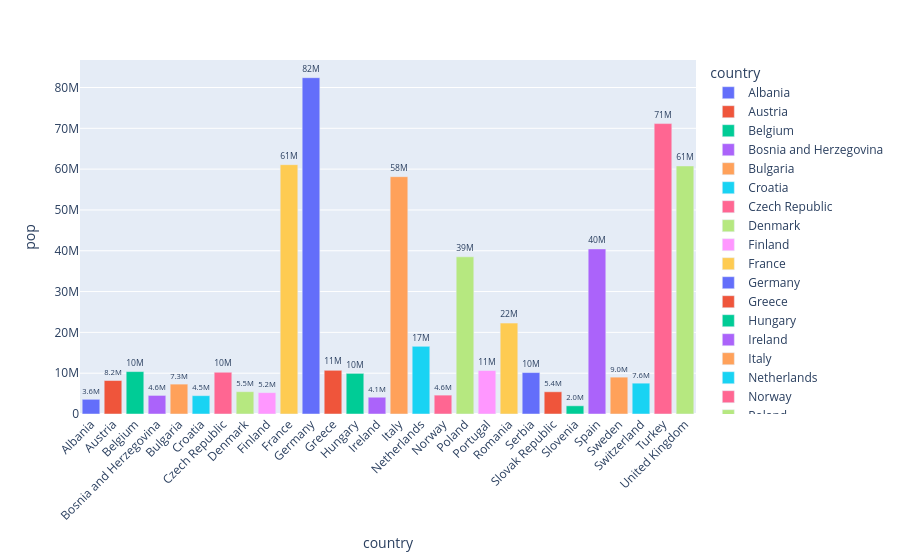

Notebook code for this chart:
### Code cell
df_europe = px.data.gapminder().query("continent == 'Europe' and year == 2007 and pop > 2.e6")
fig = px.bar(df_europe, y = 'pop', x = 'country', text = 'pop', color = 'country')

fig.update_traces(texttemplate = '%{text:.2s}', textposition = 'outside')
fig.update_layout(uniformtext_minsize = 8)
fig.update_layout(xaxis_tickangle = -45)

fig

### Figure 1 — Plotly figure (JSON) as saved in the notebook; plotly's stock layout.template omitted (floating-point values rounded to 4 significant figures)
{"data": [{"hovertemplate": "country=%{x}<br>pop=%{text}<extra></extra>", "legendgroup": "Albania", "marker": {"color": "#636efa", "pattern": {"shape": ""}}, "name": "Albania", "orientation": "v", "showlegend": true, "text": [3601000.0], "textposition": "outside", "texttemplate": "%{text:.2s}", "type": "bar", "x": ["Albania"], "xaxis": "x", "y": [3600523], "yaxis": "y"}, {"hovertemplate": "country=%{x}<br>pop=%{text}<extra></extra>", "legendgroup": "Austria", "marker": {"color": "#EF553B", "pattern": {"shape": ""}}, "name": "Austria", "orientation": "v", "showlegend": true, "text": [8200000.0], "textposition": "outside", "texttemplate": "%{text:.2s}", "type": "bar", "x": ["Austria"], "xaxis": "x", "y": [8199783], "yaxis": "y"}, {"hovertemplate": "country=%{x}<br>pop=%{text}<extra></extra>", "legendgroup": "Belgium", "marker": {"color": "#00cc96", "pattern": {"shape": ""}}, "name": "Belgium", "orientation": "v", "showlegend": true, "text": [10390000.0], "textposition": "outside", "texttemplate": "%{text:.2s}", "type": "bar", "x": ["Belgium"], "xaxis": "x", "y": [10392226], "yaxis": "y"}, {"hovertemplate": "country=%{x}<br>pop=%{text}<extra></extra>", "legendgroup": "Bosnia and Herzegovina", "marker": {"color": "#ab63fa", "pattern": {"shape": ""}}, "name": "Bosnia and Herzegovina", "orientation": "v", "showlegend": true, "text": [4552000.0], "textposition": "outside", "texttemplate": "%{text:.2s}", "type": "bar", "x": ["Bosnia and Herzegovina"], "xaxis": "x", "y": [4552198], "yaxis": "y"}, {"hovertemplate": "country=%{x}<br>pop=%{text}<extra></extra>", "legendgroup": "Bulgaria", "marker": {"color": "#FFA15A", "pattern": {"shape": ""}}, "name": "Bulgaria", "orientation": "v", "showlegend": true, "text": [7323000.0], "textposition": "outside", "texttemplate": "%{text:.2s}", "type": "bar", "x": ["Bulgaria"], "xaxis": "x", "y": [7322858], "yaxis": "y"}, {"hovertemplate": "country=%{x}<br>pop=%{text}<extra></extra>", "legendgroup": "Croatia", "marker": {"color": "#19d3f3", "pattern": {"shape": ""}}, "name": "Croatia", "orientation": "v", "showlegend": true, "text": [4493000.0], "textposition": "outside", "texttemplate": "%{text:.2s}", "type": "bar", "x": ["Croatia"], "xaxis": "x", "y": [4493312], "yaxis": "y"}, {"hovertemplate": "country=%{x}<br>pop=%{text}<extra></extra>", "legendgroup": "Czech Republic", "marker": {"color": "#FF6692", "pattern": {"shape": ""}}, "name": "Czech Republic", "orientation": "v", "showlegend": true, "text": [10230000.0], "textposition": "outside", "texttemplate": "%{text:.2s}", "type": "bar", "x": ["Czech Republic"], "xaxis": "x", "y": [10228744], "yaxis": "y"}, {"hovertemplate": "country=%{x}<br>pop=%{text}<extra></extra>", "legendgroup": "Denmark", "marker": {"color": "#B6E880", "pattern": {"shape": ""}}, "name": "Denmark", "orientation": "v", "showlegend": true, "text": [5468000.0], "textposition": "outside", "texttemplate": "%{text:.2s}", "type": "bar", "x": ["Denmark"], "xaxis": "x", "y": [5468120], "yaxis": "y"}, {"hovertemplate": "country=%{x}<br>pop=%{text}<extra></extra>", "legendgroup": "Finland", "marker": {"color": "#FF97FF", "pattern": {"shape": ""}}, "name": "Finland", "orientation": "v", "showlegend": true, "text": [5238000.0], "textposition": "outside", "texttemplate": "%{text:.2s}", "type": "bar", "x": ["Finland"], "xaxis": "x", "y": [5238460], "yaxis": "y"}, {"hovertemplate": "country=%{x}<br>pop=%{text}<extra></extra>", "legendgroup": "France", "marker": {"color": "#FECB52", "pattern": {"shape": ""}}, "name": "France", "orientation": "v", "showlegend": true, "text": [61080000.0], "textposition": "outside", "texttemplate": "%{text:.2s}", "type": "bar", "x": ["France"], "xaxis": "x", "y": [61083916], "yaxis": "y"}, {"hovertemplate": "country=%{x}<br>pop=%{text}<extra></extra>", "legendgroup": "Germany", "marker": {"color": "#636efa", "pattern": {"shape": ""}}, "name": "Germany", "orientation": "v", "showlegend": true, "text": [82400000.0], "textposition": "outside", "texttemplate": "%{text:.2s}", "type": "bar", "x": ["Germany"], "xaxis": "x", "y": [82400996], "yaxis": "y"}, {"hovertemplate": "country=%{x}<br>pop=%{text}<extra></extra>", "legendgroup": "Greece", "marker": {"color": "#EF553B", "pattern": {"shape": ""}}, "name": "Greece", "orientation": "v", "showlegend": true, "text": [10710000.0], "textposition": "outside", "texttemplate": "%{text:.2s}", "type": "bar", "x": ["Greece"], "xaxis": "x", "y": [10706290], "yaxis": "y"}, {"hovertemplate": "country=%{x}<br>pop=%{text}<extra></extra>", "legendgroup": "Hungary", "marker": {"color": "#00cc96", "pattern": {"shape": ""}}, "name": "Hungary", "orientation": "v", "showlegend": true, "text": [9956000.0], "textposition": "outside", "texttemplate": "%{text:.2s}", "type": "bar", "x": ["Hungary"], "xaxis": "x", "y": [9956108], "yaxis": "y"}, {"hovertemplate": "country=%{x}<br>pop=%{text}<extra></extra>", "legendgroup": "Ireland", "marker": {"color": "#ab63fa", "pattern": {"shape": ""}}, "name": "Ireland", "orientation": "v", "showlegend": true, "text": [4109000.0], "textposition": "outside", "texttemplate": "%{text:.2s}", "type": "bar", "x": ["Ireland"], "xaxis": "x", "y": [4109086], "yaxis": "y"}, {"hovertemplate": "country=%{x}<br>pop=%{text}<extra></extra>", "legendgroup": "Italy", "marker": {"color": "#FFA15A", "pattern": {"shape": ""}}, "name": "Italy", "orientation": "v", "showlegend": true, "text": [58150000.0], "textposition": "outside", "texttemplate": "%{text:.2s}", "type": "bar", "x": ["Italy"], "xaxis": "x", "y": [58147733], "yaxis": "y"}, {"hovertemplate": "country=%{x}<br>pop=%{text}<extra></extra>", "legendgroup": "Netherlands", "marker": {"color": "#19d3f3", "pattern": {"shape": ""}}, "name": "Netherlands", "orientation": "v", "showlegend": true, "text": [16570000.0], "textposition": "outside", "texttemplate": "%{text:.2s}", "type": "bar", "x": ["Netherlands"], "xaxis": "x", "y": [16570613], "yaxis": "y"}, {"hovertemplate": "country=%{x}<br>pop=%{text}<extra></extra>", "legendgroup": "Norway", "marker": {"color": "#FF6692", "pattern": {"shape": ""}}, "name": "Norway", "orientation": "v", "showlegend": true, "text": [4628000.0], "textposition": "outside", "texttemplate": "%{text:.2s}", "type": "bar", "x": ["Norway"], "xaxis": "x", "y": [4627926], "yaxis": "y"}, {"hovertemplate": "country=%{x}<br>pop=%{text}<extra></extra>", "legendgroup": "Poland", "marker": {"color": "#B6E880", "pattern": {"shape": ""}}, "name": "Poland", "orientation": "v", "showlegend": true, "text": [38520000.0], "textposition": "outside", "texttemplate": "%{text:.2s}", "type": "bar", "x": ["Poland"], "xaxis": "x", "y": [38518241], "yaxis": "y"}, {"hovertemplate": "country=%{x}<br>pop=%{text}<extra></extra>", "legendgroup": "Portugal", "marker": {"color": "#FF97FF", "pattern": {"shape": ""}}, "name": "Portugal", "orientation": "v", "showlegend": true, "text": [10640000.0], "textposition": "outside", "texttemplate": "%{text:.2s}", "type": "bar", "x": ["Portugal"], "xaxis": "x", "y": [10642836], "yaxis": "y"}, {"hovertemplate": "country=%{x}<br>pop=%{text}<extra></extra>", "legendgroup": "Romania", "marker": {"color": "#FECB52", "pattern": {"shape": ""}}, "name": "Romania", "orientation": "v", "showlegend": true, "text": [22280000.0], "textposition": "outside", "texttemplate": "%{text:.2s}", "type": "bar", "x": ["Romania"], "xaxis": "x", "y": [22276056], "yaxis": "y"}, {"hovertemplate": "country=%{x}<br>pop=%{text}<extra></extra>", "legendgroup": "Serbia", "marker": {"color": "#636efa", "pattern": {"shape": ""}}, "name": "Serbia", "orientation": "v", "showlegend": true, "text": [10150000.0], "textposition": "outside", "texttemplate": "%{text:.2s}", "type": "bar", "x": ["Serbia"], "xaxis": "x", "y": [10150265], "yaxis": "y"}, {"hovertemplate": "country=%{x}<br>pop=%{text}<extra></extra>", "legendgroup": "Slovak Republic", "marker": {"color": "#EF553B", "pattern": {"shape": ""}}, "name": "Slovak Republic", "orientation": "v", "showlegend": true, "text": [5448000.0], "textposition": "outside", "texttemplate": "%{text:.2s}", "type": "bar", "x": ["Slovak Republic"], "xaxis": "x", "y": [5447502], "yaxis": "y"}, {"hovertemplate": "country=%{x}<br>pop=%{text}<extra></extra>", "legendgroup": "Slovenia", "marker": {"color": "#00cc96", "pattern": {"shape": ""}}, "name": "Slovenia", "orientation": "v", "showlegend": true, "text": [2009000.0], "textposition": "outside", "texttemplate": "%{text:.2s}", "type": "bar", "x": ["Slovenia"], "xaxis": "x", "y": [2009245], "yaxis": "y"}, {"hovertemplate": "country=%{x}<br>pop=%{text}<extra></extra>", "legendgroup": "Spain", "marker": {"color": "#ab63fa", "pattern": {"shape": ""}}, "name": "Spain", "orientation": "v", "showlegend": true, "text": [40450000.0], "textposition": "outside", "texttemplate": "%{text:.2s}", "type": "bar", "x": ["Spain"], "xaxis": "x", "y": [40448191], "yaxis": "y"}, {"hovertemplate": "country=%{x}<br>pop=%{text}<extra></extra>", "legendgroup": "Sweden", "marker": {"color": "#FFA15A", "pattern": {"shape": ""}}, "name": "Sweden", "orientation": "v", "showlegend": true, "text": [9031000.0], "textposition": "outside", "texttemplate": "%{text:.2s}", "type": "bar", "x": ["Sweden"], "xaxis": "x", "y": [9031088], "yaxis": "y"}, {"hovertemplate": "country=%{x}<br>pop=%{text}<extra></extra>", "legendgroup": "Switzerland", "marker": {"color": "#19d3f3", "pattern": {"shape": ""}}, "name": "Switzerland", "orientation": "v", "showlegend": true, "text": [7555000.0], "textposition": "outside", "texttemplate": "%{text:.2s}", "type": "bar", "x": ["Switzerland"], "xaxis": "x", "y": [7554661], "yaxis": "y"}, {"hovertemplate": "country=%{x}<br>pop=%{text}<extra></extra>", "legendgroup": "Turkey", "marker": {"color": "#FF6692", "pattern": {"shape": ""}}, "name": "Turkey", "orientation": "v", "showlegend": true, "text": [71160000.0], "textposition": "outside", "texttemplate": "%{text:.2s}", "type": "bar", "x": ["Turkey"], "xaxis": "x", "y": [71158647], "yaxis": "y"}, {"hovertemplate": "country=%{x}<br>pop=%{text}<extra></extra>", "legendgroup": "United Kingdom", "marker": {"color": "#B6E880", "pattern": {"shape": ""}}, "name": "United Kingdom", "orientation": "v", "showlegend": true, "text": [60780000.0], "textposition": "outside", "texttemplate": "%{text:.2s}", "type": "bar", "x": ["United Kingdom"], "xaxis": "x", "y": [60776238], "yaxis": "y"}], "layout": {"barmode": "relative", "legend": {"title": {"text": "country"}, "tracegroupgap": 0}, "margin": {"t": 60}, "uniformtext": {"minsize": 8}, "xaxis": {"anchor": "y", "categoryarray": ["Albania", "Austria", "Belgium", "Bosnia and Herzegovina", "Bulgaria", "Croatia", "Czech Republic", "Denmark", "Finland", "France", "Germany", "Greece", "Hungary", "Ireland", "Italy", "Netherlands", "Norway", "Poland", "Portugal", "Romania", "Serbia", "Slovak Republic", "Slovenia", "Spain", "Sweden", "Switzerland", "Turkey", "United Kingdom"], "categoryorder": "array", "domain": [0, 1], "tickangle": -45, "title": {"text": "country"}}, "yaxis": {"anchor": "x", "domain": [0, 1], "title": {"text": "pop"}}}}
